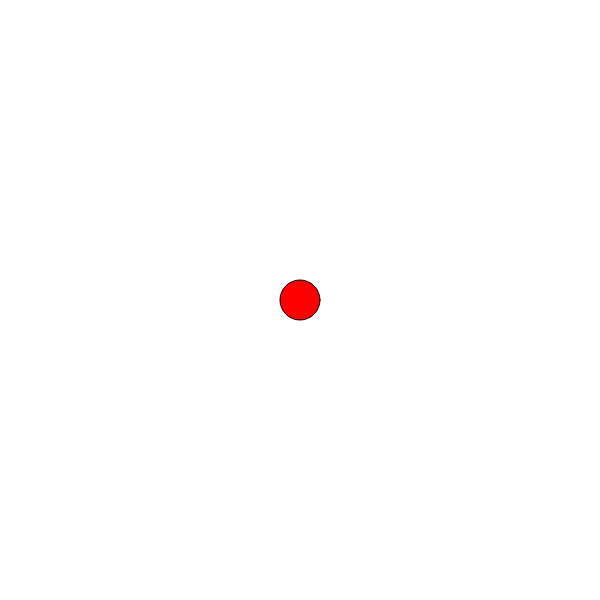
Frame 1 (no input)
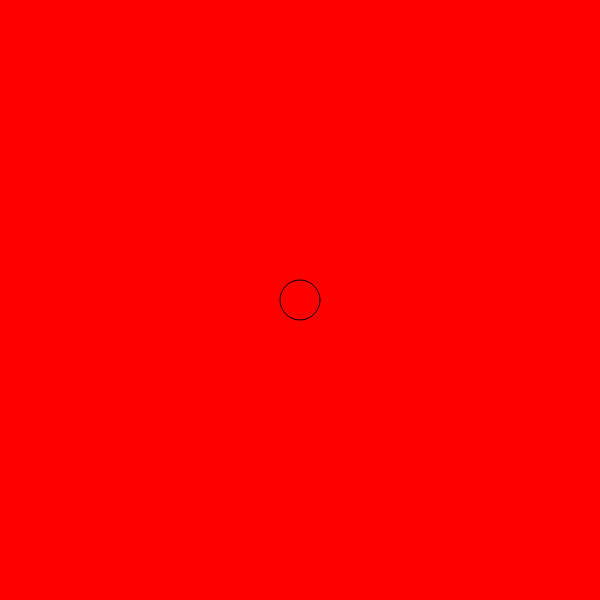
Frame 60 (no input)
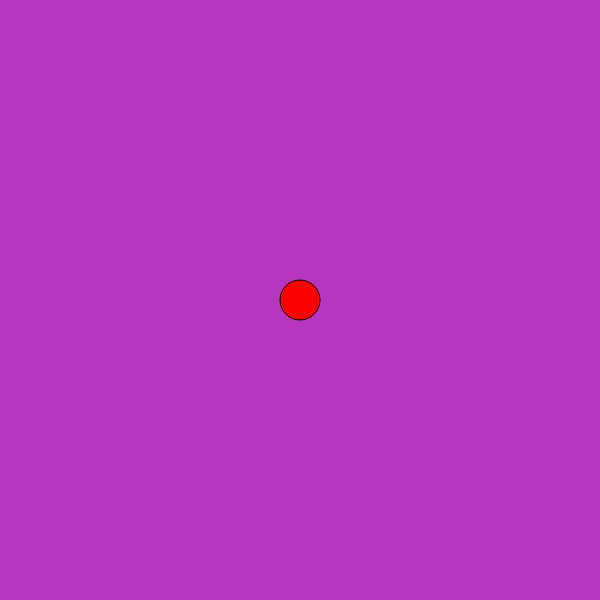
Frame 120 (the mouse pressed at the canvas centre since frame 60)

The p5.js sketch that drew these frames (run headless with seeded random() and noise() and a simulated clock; from frame 60 on, the mouse is pressed at the canvas centre):

// p5.js sketch
// ── sketch.js
var r,g,b;

function setup() {
    createCanvas(600,600);
    r,g,b = 0,0,0;
}

function draw() {
    background(r,g,b);
    fill(255,0,0);
    ellipse(width/2,height/2,40,40);

}

function mousePressed() {
    var d = dist(mouseX,mouseY,width/2,height/2);
    if (d < 20){
        r = random(255);
        g = random(255);
        b = random(255);
    }
}
